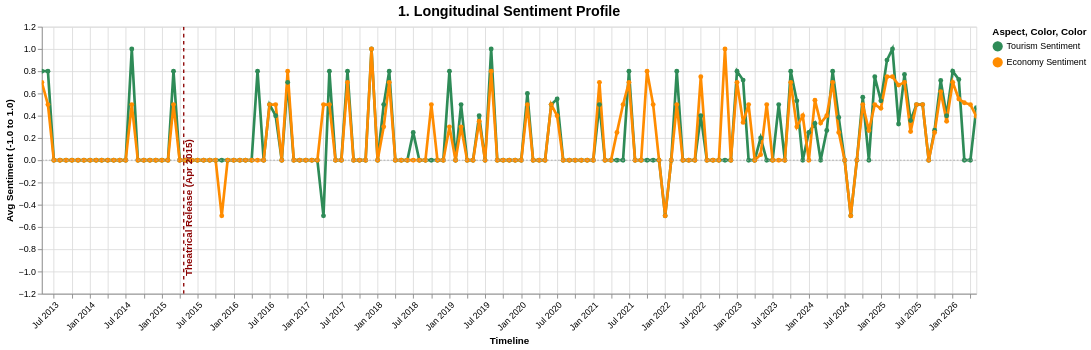

Describe this chart as a Vega-Lite specification.
### Vega-Lite specification from a JSON file in a GitHub repository (floating-point values rounded to 4 significant figures; data arrays with more than 128 entries replaced by an {"elided": "..."} marker saying what was removed)
{"config": {"view": {"continuousWidth": 300, "continuousHeight": 300}}, "layer": [{"data": {"name": "data-1135ec58eb0ea06f079ad05c95b77231"}, "mark": {"type": "line", "point": true, "strokeWidth": 3}, "encoding": {"color": {"field": "Aspect", "legend": {"orient": "right"}, "scale": {"domain": ["Tourism Sentiment", "Economy Sentiment"], "range": ["#2E8B57", "#FF8C00"]}, "type": "nominal"}, "tooltip": [{"field": "Date", "type": "temporal"}, {"field": "Aspect", "type": "nominal"}, {"field": "Sentiment", "format": ".2f", "type": "quantitative"}, {"field": "Positive_Context", "type": "nominal"}, {"field": "Negative_Context", "type": "nominal"}], "x": {"axis": {"format": "%b %Y", "labelAngle": -45}, "field": "Date", "title": "Timeline", "type": "temporal"}, "y": {"field": "Sentiment", "scale": {"domain": [-1.1, 1.1]}, "title": "Avg Sentiment (-1.0 to 1.0)", "type": "quantitative"}}, "name": "view_c5671a2778b4978d_0"}, {"data": {"name": "data-a0a55d106695e8d630baff0f16eee66d"}, "mark": {"type": "rule", "color": "#A9A9A9", "strokeDash": [2, 2]}, "encoding": {"y": {"field": "y", "type": "quantitative"}}}, {"data": {"name": "data-8885bbcc83f007aaea30233e880135bc"}, "mark": {"type": "rule", "size": 1.5, "strokeDash": [4, 4]}, "encoding": {"color": {"field": "Color", "scale": null, "type": "nominal"}, "x": {"field": "Date", "type": "temporal"}}}, {"data": {"name": "data-8885bbcc83f007aaea30233e880135bc"}, "mark": {"type": "text", "align": "left", "angle": 270, "baseline": "top", "dx": 5, "fontSize": 11, "fontWeight": "bold"}, "encoding": {"color": {"field": "Color", "scale": null, "type": "nominal"}, "text": {"field": "Event", "type": "nominal"}, "x": {"field": "Date", "type": "temporal"}, "y": {"value": 285}}}], "height": 300, "params": [{"name": "param_1e9efca18e7a2868", "select": {"type": "interval", "encodings": ["x", "y"]}, "bind": "scales", "views": ["view_c5671a2778b4978d_0"]}], "title": {"text": "1. Longitudinal Sentiment Profile", "fontSize": 16}, "width": 1050, "$schema": "https://vega.github.io/schema/vega-lite/v6.4.1.json", "datasets": {"data-1135ec58eb0ea06f079ad05c95b77231": {"elided": "314 records"}, "data-a0a55d106695e8d630baff0f16eee66d": [{"y": 0}], "data-8885bbcc83f007aaea30233e880135bc": [{"Date": "2015-04-22T00:00:00", "Event": "Theatrical Release (Apr 2015)", "Color": "#8B0000"}]}}
